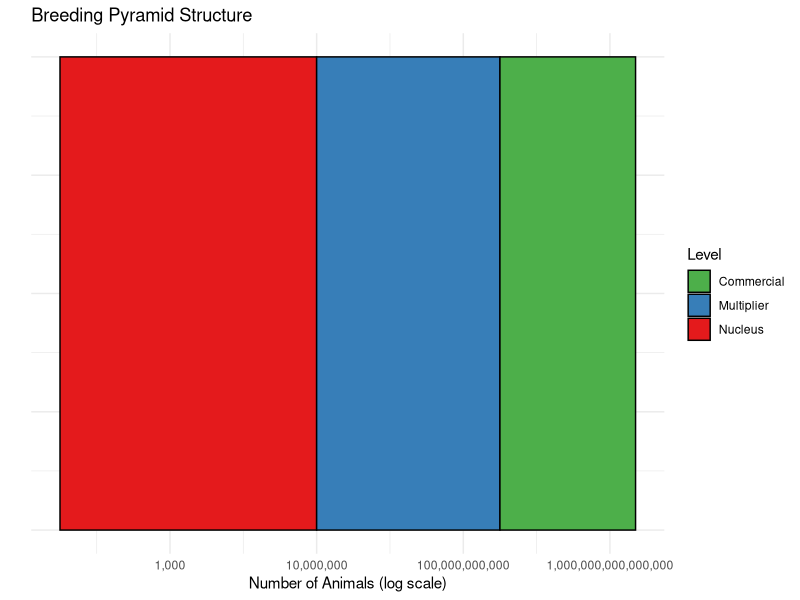

R code for this plot:
## ---- chunk 1
#| echo: false
#| message: false
#| warning: false

# Load required packages
library(tidyverse)
library(knitr)
library(kableExtra)

# Set default theme for plots
theme_set(theme_minimal(base_size = 12))
## ---- chunk 2
#| echo: false
#| fig-width: 8
#| fig-height: 6
#| fig-cap: "Hierarchical structure of a breeding pyramid (e.g., swine). Selection intensity is highest at the nucleus, and genetics flow downward to commercial production."

# Create a simple visualization of breeding pyramid
library(ggplot2)

pyramid_data <- data.frame(
  Level = factor(c("Nucleus", "Multiplier", "Commercial"),
                 levels = c("Commercial", "Multiplier", "Nucleus")),
  Animals = c(10000000, 100000, 5000),
  Selection_Intensity = c("Low", "Moderate", "High"),
  Genetic_Gain = c("Consumer of genetics", "Propagator of genetics", "Producer of genetics")
)

ggplot(pyramid_data, aes(x = 1, y = Animals, fill = Level)) +
  geom_col(position = "stack", color = "black", width = 0.8) +
  scale_fill_manual(values = c("Nucleus" = "#E41A1C",
                                "Multiplier" = "#377EB8",
                                "Commercial" = "#4DAF4A")) +
  scale_y_log10(labels = scales::comma) +
  coord_flip() +
  labs(title = "Breeding Pyramid Structure",
       y = "Number of Animals (log scale)",
       x = "",
       fill = "Level") +
  theme_minimal() +
  theme(axis.text.y = element_blank(),
        axis.ticks.y = element_blank(),
        legend.position = "right")
